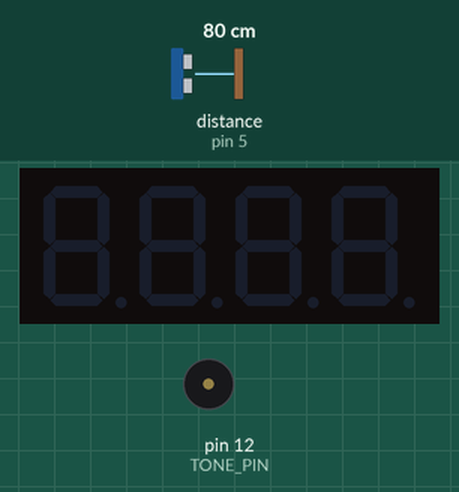
Recording of a sketch running on a simulated Arduino Uno, built with avr-gcc and run on an emulated ATmega328P. Parts: 4-digit seven-segment display, buzzer (waves = sounding). Wiring (inferred from the names in the program): ultrasonic range finder: trigger pin 6; echo pin 5. The inputs (shaded band) are chosen by the test bench; at power-on: distance to the obstacle (sensor on pin 5) 80 cm. The echo pulse lasts 58.3 µs per cm; what the sketch prints to the serial monitor is not drawn.

Above: at 1.9 s.
2.0 s: distance to the obstacle (sensor on pin 5) set to 12 cm
3.5 s: distance to the obstacle (sensor on pin 5) set to 9 cm
At 4.38 s:
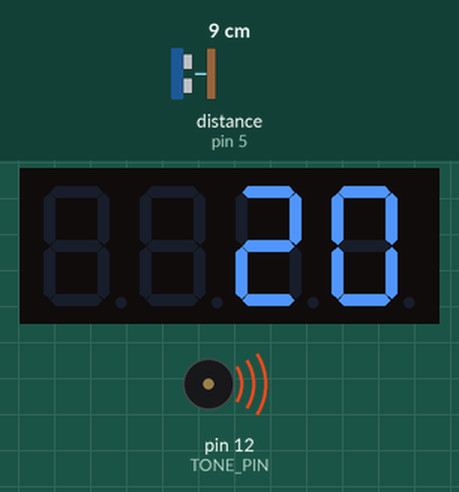
At 24.73 s:
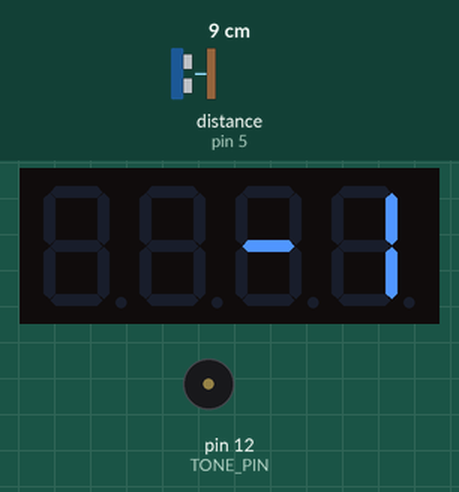
Timing chart, 0 to 47.4 s (numbered marks = the images above; inputs shaded):
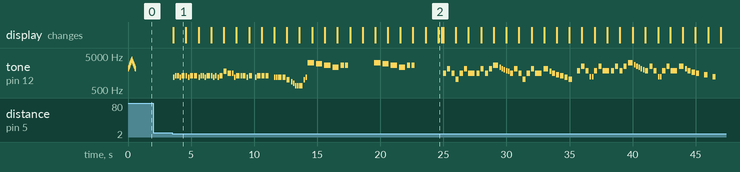

Measured:
- the behaviour switches between 11 and 10 cm on distance to the obstacle (sensor on pin 5) (found by bisection; images 0 and 1)
- after the input at 2.0 s, every drawn part: stays the same
- after the input at 3.5 s, tone on pin 12 (TONE_PIN): plays 1175 Hz for 0.13 s, 1319 Hz for 0.13 s, 1319 Hz for 0.13 s, 1175 Hz for 0.13 s, 1319 Hz for 0.25 s, 1319 Hz for 0.13 s … (120 notes in this stretch), starting after 0.09 s; the display: changes after 0.09 s (image 1)
- what the display in image 1 shows lasts 1.0 s, from 3.6 s to 4.6 s

The sketch:

ProtoStax_Touchless_Musical_Handwash_Timer.ino
```cpp
// (licence header left out)
#include <Wire.h>
#include "pitches.h"
#include "noteDurations.h"
#include "Adafruit_LEDBackpack.h"
#include "Adafruit_GFX.h"

Adafruit_7segment matrix = Adafruit_7segment();

const int trigPin = 6;
const int echoPin = 5;

float duration, distance;
unsigned long currentTime;
int countDown;


// pitches.h defines all the frequencies for the different notes in different octaves
// Here we pick a default octave for a note without octave specified, so it is easy to change it in one place
// For example, if you want to go down an octave, change NOTE_C7 to NOTE_C6 and so on

#define NOTE_C  NOTE_C7
#define NOTE_CS NOTE_CS7
#define NOTE_D  NOTE_D7
#define NOTE_DS NOTE_DS7
#define NOTE_E  NOTE_E7
#define NOTE_F  NOTE_F7
#define NOTE_FS NOTE_FS7
#define NOTE_G  NOTE_G7
#define NOTE_GS NOTE_GS7
#define NOTE_A  NOTE_A7
#define NOTE_AS NOTE_AS7
#define NOTE_B  NOTE_B7


// The Piezo uses pin 12 in our example. Change as needed. Remember that you cannot use pins 3 and 11
// when using the tone library
#define TONE_PIN 12

// All of our tunes have the same characteristics
// A Note in a melody has a frequency and a duration (1 = whole note, 2 = half note, etc)
// A melody consists of an array of such Notes (the melody)
// playTunes takes a pointer to the melody array of Notes, as well as a speedup factor.
// The speedup factor is to facilitate playing at a higher speed (1 plays at intended speed,
// 2 at twice the speed and so on) without having to modify the noteDurations array

typedef struct Note {
  int frequency;
  float duration;
} Note;

typedef struct Melody {
  Note *notes;
  int numNotes;
  int wholeNoteDurationMs;
} Melody;

// This melody is playing all the notes of the octave from C up to B and back down to C

Note melodyStart[] = {
  {NOTE_C, NOTE_WHOLE}, {NOTE_CS, NOTE_WHOLE}, {NOTE_D, NOTE_WHOLE}, {NOTE_DS, NOTE_WHOLE}, {NOTE_E, NOTE_WHOLE}, {NOTE_F, NOTE_WHOLE}, {NOTE_FS, NOTE_WHOLE}, {NOTE_G, NOTE_WHOLE}, {NOTE_GS, NOTE_WHOLE}, {NOTE_A, NOTE_WHOLE}, {NOTE_AS, NOTE_WHOLE}, {NOTE_B, NOTE_WHOLE},
  {NOTE_AS, NOTE_WHOLE}, {NOTE_A, NOTE_WHOLE}, {NOTE_GS, NOTE_WHOLE}, {NOTE_G, NOTE_WHOLE}, {NOTE_FS, NOTE_WHOLE}, {NOTE_F, NOTE_WHOLE}, {NOTE_E, NOTE_WHOLE}, {NOTE_DS, NOTE_WHOLE}, {NOTE_D, NOTE_WHOLE}, {NOTE_CS, NOTE_WHOLE}, {NOTE_C, NOTE_WHOLE}
};


// Happy Birthday

Note melody[] = {
  {NOTE_G6, DOTTED(NOTE_EIGHTH)}, {NOTE_G6, NOTE_SIXTEENTH}, {NOTE_A6, NOTE_QUARTER}, {NOTE_G6, NOTE_QUARTER}, {NOTE_C7, NOTE_QUARTER}, {NOTE_B6, NOTE_HALF},
  {NOTE_G6, DOTTED(NOTE_EIGHTH)}, {NOTE_G6, NOTE_SIXTEENTH}, {NOTE_A6, NOTE_QUARTER}, {NOTE_G6, NOTE_QUARTER}, {NOTE_D7, NOTE_QUARTER}, {NOTE_C7, NOTE_HALF},
  {NOTE_G6, DOTTED(NOTE_EIGHTH)}, {NOTE_G6, NOTE_SIXTEENTH}, {NOTE_E7, NOTE_QUARTER}, {NOTE_D7, NOTE_QUARTER}, {NOTE_C7, NOTE_QUARTER}, {NOTE_B6, NOTE_QUARTER}, {NOTE_A6, NOTE_HALF},
  {NOTE_F7, DOTTED(NOTE_EIGHTH)}, {NOTE_F7, NOTE_SIXTEENTH}, {NOTE_E7, NOTE_QUARTER}, {NOTE_C7, NOTE_QUARTER}, {NOTE_D7, NOTE_QUARTER}, {NOTE_C7, NOTE_HALF},
};

// Do a deer - Sound of Music

Note melody2[] = {
  {NOTE_C6, DOTTED(NOTE_QUARTER)}, {NOTE_D6, NOTE_EIGHTH}, {NOTE_E6, DOTTED(NOTE_QUARTER)}, {NOTE_C6, NOTE_EIGHTH}, {NOTE_E6, NOTE_QUARTER}, {NOTE_C6, NOTE_QUARTER}, {NOTE_E6, NOTE_HALF},
  {NOTE_D6, DOTTED(NOTE_QUARTER)}, {NOTE_E6, NOTE_EIGHTH}, {NOTE_F6, NOTE_EIGHTH}, {NOTE_F6, NOTE_EIGHTH}, {NOTE_E6, NOTE_EIGHTH}, {NOTE_D6, NOTE_EIGHTH}, {NOTE_F6, NOTE_WHOLE},
  {NOTE_E6, DOTTED(NOTE_QUARTER)}, {NOTE_F6, NOTE_EIGHTH}, {NOTE_G6, DOTTED(NOTE_QUARTER)}, {NOTE_E6, NOTE_EIGHTH}, {NOTE_G6, NOTE_QUARTER}, {NOTE_E6, NOTE_QUARTER}, {NOTE_G6, NOTE_HALF},
  {NOTE_F6, DOTTED(NOTE_QUARTER)}, {NOTE_G6, NOTE_EIGHTH}, {NOTE_A6, NOTE_EIGHTH}, {NOTE_A6, NOTE_EIGHTH}, {NOTE_G6, NOTE_EIGHTH}, {NOTE_F6, NOTE_EIGHTH}, {NOTE_A6, NOTE_WHOLE},
  {NOTE_G6, DOTTED(NOTE_QUARTER)}, {NOTE_C6, NOTE_EIGHTH}, {NOTE_D6, NOTE_EIGHTH}, {NOTE_E6, NOTE_EIGHTH}, {NOTE_F6, NOTE_EIGHTH}, {NOTE_G6, NOTE_EIGHTH}, {NOTE_A6, NOTE_WHOLE},
  {NOTE_A6, DOTTED(NOTE_QUARTER)}, {NOTE_D6, NOTE_EIGHTH}, {NOTE_E6, NOTE_EIGHTH}, {NOTE_F6, NOTE_EIGHTH}, {NOTE_G6, NOTE_EIGHTH}, {NOTE_A6, NOTE_EIGHTH}, {NOTE_B6, NOTE_WHOLE},
  {NOTE_B6, DOTTED(NOTE_QUARTER)}, {NOTE_E6, NOTE_EIGHTH}, {NOTE_F6, NOTE_EIGHTH}, {NOTE_G6, NOTE_EIGHTH}, {NOTE_A6, NOTE_EIGHTH}, {NOTE_B6, NOTE_EIGHTH}, {NOTE_C7, NOTE_WHOLE},
  {NOTE_C7, NOTE_EIGHTH}, {NOTE_B6, NOTE_EIGHTH}, {NOTE_A6, NOTE_QUARTER}, {NOTE_F6, NOTE_QUARTER}, {NOTE_B6, NOTE_QUARTER}, {NOTE_G6, NOTE_QUARTER},
  {NOTE_C7, NOTE_QUARTER}, {NOTE_G6, NOTE_QUARTER}, {NOTE_E6, NOTE_QUARTER}, {NOTE_C6, NOTE_QUARTER},
  {NOTE_C6, NOTE_EIGHTH}, {NOTE_D6, NOTE_EIGHTH}, {NOTE_E6, NOTE_EIGHTH}, {NOTE_F6, NOTE_EIGHTH}, {NOTE_G6, NOTE_EIGHTH}, {NOTE_A6, NOTE_EIGHTH}, {NOTE_B6, NOTE_QUARTER},
  {NOTE_C7, NOTE_QUARTER}, {NOTE_G6, NOTE_QUARTER}, {NOTE_C7, NOTE_QUARTER},


};

// We Will Rock You! Queen

Note melody3[] = {
  {NOTE_D6, NOTE_EIGHTH}, {NOTE_E6, NOTE_EIGHTH}, {NOTE_E6, NOTE_EIGHTH}, {NOTE_D6, NOTE_EIGHTH}, {NOTE_E6, NOTE_QUARTER}, {NOTE_E6, NOTE_EIGHTH}, {NOTE_D6, NOTE_EIGHTH},
  {NOTE_E6, NOTE_QUARTER}, {NOTE_E6, NOTE_QUARTER}, {NOTE_D6, NOTE_EIGHTH}, {NOTE_E6, NOTE_EIGHTH}, {NOTE_E6, NOTE_EIGHTH}, {NOTE_D6, NOTE_EIGHTH},
  {NOTE_E6, NOTE_QUARTER}, {NOTE_E6, NOTE_EIGHTH}, {NOTE_D6, NOTE_EIGHTH}, {NOTE_E6, NOTE_EIGHTH}, {NOTE_D6, NOTE_EIGHTH}, {NOTE_E6, NOTE_QUARTER},
  {NOTE_A6, NOTE_QUARTER}, {NOTE_G6, NOTE_QUARTER},  {NOTE_G6, NOTE_EIGHTH}, {NOTE_D6, NOTE_EIGHTH}, {NOTE_E6, NOTE_QUARTER},

  {NOTE_E6, NOTE_EIGHTH}, {NOTE_E6, NOTE_QUARTER}, {NOTE_D6, NOTE_EIGHTH}, {NOTE_E6, NOTE_QUARTER}, {REST, NOTE_EIGHTH}, {NOTE_D6, NOTE_EIGHTH},
  {NOTE_E6, NOTE_QUARTER}, {NOTE_E6, NOTE_QUARTER}, {NOTE_E6, NOTE_QUARTER}, {REST, NOTE_QUARTER},
  {NOTE_D6, NOTE_EIGHTH}, {NOTE_D6, NOTE_EIGHTH}, {NOTE_D6, NOTE_QUARTER}, {NOTE_D6, NOTE_QUARTER}, {NOTE_B5, NOTE_QUARTER},

  {NOTE_A5, NOTE_EIGHTH}, {NOTE_G5, NOTE_EIGHTH}, {NOTE_E5, NOTE_EIGHTH}, {NOTE_E5, NOTE_EIGHTH}, {NOTE_E5, NOTE_QUARTER}, {NOTE_B5, NOTE_EIGHTH}, {NOTE_D6, NOTE_EIGHTH},

  {NOTE_G7, NOTE_HALF}, {NOTE_FS7, NOTE_HALF}, {NOTE_E7, NOTE_HALF}, {NOTE_D7, NOTE_HALF}, {NOTE_E7, NOTE_QUARTER}, {NOTE_E7, NOTE_QUARTER}, {REST, NOTE_HALF}, {REST, NOTE_WHOLE},
  {NOTE_G7, NOTE_HALF}, {NOTE_FS7, NOTE_HALF}, {NOTE_E7, NOTE_HALF}, {NOTE_D7, NOTE_HALF}, {NOTE_E7, NOTE_QUARTER}, {NOTE_E7, NOTE_QUARTER}, {REST, NOTE_HALF}, {REST, NOTE_WHOLE},

};

// Jeopardy!

Note melody4[] = {
  {NOTE_G6, NOTE_QUARTER}, {NOTE_C7, NOTE_QUARTER}, {NOTE_G6, NOTE_QUARTER}, {NOTE_C6, NOTE_QUARTER},
  {NOTE_G6, NOTE_QUARTER}, {NOTE_C7, NOTE_QUARTER}, {NOTE_G6, NOTE_HALF},
  {NOTE_G6, NOTE_QUARTER}, {NOTE_C7, NOTE_QUARTER}, {NOTE_G6, NOTE_QUARTER}, {NOTE_C7, NOTE_QUARTER},
  {NOTE_E7, DOTTED(NOTE_QUARTER)}, {NOTE_D7, NOTE_EIGHTH}, {NOTE_C7, NOTE_EIGHTH}, {NOTE_B6, NOTE_EIGHTH}, {NOTE_AS6, NOTE_EIGHTH}, {NOTE_A6, NOTE_EIGHTH},

  {NOTE_G6, NOTE_QUARTER}, {NOTE_C7, NOTE_QUARTER}, {NOTE_G6, NOTE_QUARTER}, {NOTE_C6, NOTE_QUARTER},
  {NOTE_G6, NOTE_QUARTER}, {NOTE_C7, NOTE_QUARTER}, {NOTE_G6, NOTE_HALF},
  {NOTE_C7, DOTTED(NOTE_QUARTER)}, {NOTE_A6, NOTE_EIGHTH}, {NOTE_G6, NOTE_QUARTER}, {NOTE_F6, NOTE_QUARTER},
  {NOTE_E6, NOTE_QUARTER}, {NOTE_D6, NOTE_QUARTER}, {NOTE_C6, NOTE_QUARTER}, {REST, NOTE_QUARTER},


  {NOTE_AS6, NOTE_QUARTER}, {NOTE_DS7, NOTE_QUARTER}, {NOTE_AS6, NOTE_QUARTER}, {NOTE_DS6, NOTE_EIGHTH}, {NOTE_DS6, NOTE_EIGHTH},
  {NOTE_AS6, NOTE_QUARTER}, {NOTE_DS7, NOTE_QUARTER}, {NOTE_AS6, NOTE_HALF},
  {NOTE_AS6, NOTE_QUARTER}, {NOTE_DS7, NOTE_QUARTER}, {NOTE_AS6, NOTE_QUARTER}, {NOTE_DS7, NOTE_QUARTER},
  {NOTE_G7, DOTTED(NOTE_QUARTER)}, {NOTE_F7, NOTE_EIGHTH}, {NOTE_DS7, NOTE_EIGHTH}, {NOTE_D7, NOTE_EIGHTH}, {NOTE_C7, NOTE_EIGHTH}, {NOTE_B6, NOTE_EIGHTH},

  {NOTE_AS6, NOTE_QUARTER}, {NOTE_DS7, NOTE_QUARTER}, {NOTE_AS6, NOTE_QUARTER}, {NOTE_DS6, NOTE_EIGHTH}, {NOTE_DS6, NOTE_EIGHTH},
  {NOTE_AS6, NOTE_QUARTER}, {NOTE_DS7, NOTE_QUARTER}, {NOTE_AS6, NOTE_HALF},
  {NOTE_DS7, DOTTED(NOTE_QUARTER)}, {NOTE_C7, NOTE_EIGHTH}, {NOTE_AS6, NOTE_QUARTER}, {NOTE_GS6, NOTE_QUARTER},
  {NOTE_G6, NOTE_QUARTER}, {REST, NOTE_QUARTER}, {NOTE_F6, NOTE_QUARTER}, {REST, NOTE_QUARTER},
  {NOTE_DS6, NOTE_QUARTER}, {REST, NOTE_QUARTER}, {REST, NOTE_HALF},
};


#define MELODY_LENGTH(m) (sizeof(m)/sizeof(m[0]))

Melody melodies[] = {
  {melody, MELODY_LENGTH(melody), 1250}, {melody3, MELODY_LENGTH(melody3), 1000}, {melody4, MELODY_LENGTH(melody4), 1000}
};

#define NUM_MELODIES(m) ((sizeof(m)/sizeof(m[0])))

// TODO: Taking it further!
// These 4 melodies pretty much max out the Arduino Uno's memory, and don't leave enough SRAM for the I2C calls to the 7-segment display.
// The array of Melodys above has only 3 out of the 4 defined to leave enough RAM.
//
// There is plenty of FLASH/PROGMEM in comparison. To take this project further
// You can move the above Note and Melody struct arrays defined to PROGMEM to free up more space
// This is an advanced project, and you will have to understand how to store and retrieve structs from PROGMEM
// However, it will be well worth your time to get an understanding of the concepts!
//
// To give you an appreciation for the differences, this program (with 3 melodies) takes up 31% of program storage and 76% of dynamic memory on an Uno.
// With the above variables defined in PROGMEM, it occupies 32% of program space and only 22% of dynamic memory! That means you can
// easily add plenty of songs to this Touchless Jingle-playing Hand Wash Timer once you move things to PROGMEM! :-)
// I've not included the PROGMEM stuff here as the code will be more complex to understand, and plus to give you a challenge! :-)

void setup() {
  Serial.begin(9600);

  while (!Serial) { // needed to keep leonardo/micro from starting too fast!
    delay(10);
  }
  randomSeed(analogRead(0));


  Serial.println(F("ProtoStax Touchless Handwash Timer Demo"));
  pinMode(trigPin, OUTPUT);
  pinMode(echoPin, INPUT);

  matrix.begin(0x70);

  playTune(melodyStart, 23, 48);
}


void loop() {
  static int melodyNum = 0;
  static int num = 0;
  static int startMusic = 0;

  digitalWrite(trigPin, LOW);
  delayMicroseconds(2);
  digitalWrite(trigPin, HIGH);
  delayMicroseconds(10);
  digitalWrite(trigPin, LOW);

  duration = pulseIn(echoPin, HIGH);
  distance = (duration*.0343)/2;

  if (distance < 10 && !startMusic) {
    startMusic = 1;
    // initializeTimer1();
    countDown = 20;
    currentTime = millis();
    melodyNum = (melodyNum+1) % (NUM_MELODIES(melodies));
  }
  if (startMusic) {
    // Pick the melody to play
    Melody mel = melodies[melodyNum];
    Note *m = mel.notes;
    int mSize = mel.numNotes;
    // speedUp is an easy way to speed up the playing of the notes. The best way would be to
    // set the wholeNoteDurationMs appropriately.
    int speedUp = 1;

    noTone(TONE_PIN); // Start with a clean slate
    for (int thisNote = 0; thisNote < mSize; thisNote++) {

      // to calculate the note duration, take the duration of the whole note and multiply by the note type.
      //e.g. quarter note = wholeNoteDurationMs * 0.25, eighth note = wholeNoteDurationMs * 1/8 (0.125), etc.
      // reduce the duration by the speedup factor to increase the speed of playing
      // by an appropriate amount
      int noteDuration = mel.wholeNoteDurationMs * m[thisNote].duration / speedUp;
      unsigned long noteTime = millis();
      tone(TONE_PIN, m[thisNote].frequency, noteDuration);

      // to distinguish the notes, set a minimum time between them.
      // the note's duration + 30% seems to work well:
      int pauseBetweenNotes = noteDuration * 1.30;

      unsigned long nowTime = millis();
      countDown = 20 - (int)((nowTime - currentTime)/1000);

      // Look Ma No delay()!
      // Don't use delay(), as we still want to update the countDown timer
      // and update the display
      while(millis() - noteTime <= pauseBetweenNotes) {
        countDown = 20 - (int)((millis() - currentTime)/1000);
        matrix.print(countDown);
        matrix.writeDisplay();
        delay(10);
      }
      noTone(TONE_PIN);
      matrix.print(countDown);
      matrix.writeDisplay();

    }
    delay(100);
    if (countDown <= 0) {
      startMusic = 0;
      matrix.clear();
      matrix.writeDisplay();
    }
  }

  delay(100);

}

// This function is used to play a given melody
// Arguments are:
// array of Notes for the melody
// size of array
// speedup factor - higher number plays the melody faster
// This uses delay() and is shown for reference
// It is also used in setup() to play a quick initialization music
// This assumes that the whole note is of duration 1000 milliseconds

void playTune(Note *m, int mSize, int speedUp) {
  noTone(TONE_PIN); // Start with a clean slate
  for (int thisNote = 0; thisNote < mSize; thisNote++) {

    // to calculate the note duration, take one second multiplies by the note type.
    //e.g. quarter note = 1000.0 * 0.25, eighth note = 1000 * 1/8 (0.125), etc.
    // reduce the duration by the speedup factor to increase the speed of playing
    // by an appropriate amount
    int noteDuration = 1000.0 * m[thisNote].duration / speedUp;
    tone(TONE_PIN, m[thisNote].frequency, noteDuration);

    // to distinguish the notes, set a minimum time between them.
    // the note's duration + 30% seems to work well:
    int pauseBetweenNotes = noteDuration * 1.30;
    delay(pauseBetweenNotes);
    // stop the tone playing:
    noTone(TONE_PIN);
  }
  delay(100);

}
```

noteDurations.h
```cpp
/*************************************************
 * Public Constants
 *************************************************/

#define NOTE_WHOLE 1
#define NOTE_HALF 0.5f
#define NOTE_QUARTER 0.25f
#define NOTE_EIGHTH 0.125f
#define NOTE_SIXTEENTH 0.0625f

#define DOTTED(X) (X * 1.5f)
```

pitches.h
```cpp
/*************************************************
 * Public Constants
 *************************************************/

#define REST     0
#define NOTE_B0  31
#define NOTE_C1  33
#define NOTE_CS1 35
#define NOTE_D1  37
#define NOTE_DS1 39
#define NOTE_E1  41
#define NOTE_F1  44
#define NOTE_FS1 46
#define NOTE_G1  49
#define NOTE_GS1 52
#define NOTE_A1  55
#define NOTE_AS1 58
#define NOTE_B1  62
#define NOTE_C2  65
#define NOTE_CS2 69
#define NOTE_D2  73
#define NOTE_DS2 78
#define NOTE_E2  82
#define NOTE_F2  87
#define NOTE_FS2 93
#define NOTE_G2  98
#define NOTE_GS2 104
#define NOTE_A2  110
#define NOTE_AS2 117
#define NOTE_B2  123
#define NOTE_C3  131
#define NOTE_CS3 139
#define NOTE_D3  147
#define NOTE_DS3 156
#define NOTE_E3  165
#define NOTE_F3  175
#define NOTE_FS3 185
#define NOTE_G3  196
#define NOTE_GS3 208
#define NOTE_A3  220
#define NOTE_AS3 233
#define NOTE_B3  247
#define NOTE_C4  262
#define NOTE_CS4 277
#define NOTE_D4  294
#define NOTE_DS4 311
#define NOTE_E4  330
#define NOTE_F4  349
#define NOTE_FS4 370
#define NOTE_G4  392
#define NOTE_GS4 415
#define NOTE_A4  440
#define NOTE_AS4 466
#define NOTE_B4  494
#define NOTE_C5  523
#define NOTE_CS5 554
#define NOTE_D5  587
#define NOTE_DS5 622
#define NOTE_E5  659
#define NOTE_F5  698
#define NOTE_FS5 740
#define NOTE_G5  784
#define NOTE_GS5 831
#define NOTE_A5  880
#define NOTE_AS5 932
#define NOTE_B5  988
#define NOTE_C6  1047
#define NOTE_CS6 1109
#define NOTE_D6  1175
#define NOTE_DS6 1245
#define NOTE_E6  1319
#define NOTE_F6  1397
#define NOTE_FS6 1480
#define NOTE_G6  1568
#define NOTE_GS6 1661
#define NOTE_A6  1760
#define NOTE_AS6 1865
#define NOTE_B6  1976
#define NOTE_C7  2093
#define NOTE_CS7 2217
#define NOTE_D7  2349
#define NOTE_DS7 2489
#define NOTE_E7  2637
#define NOTE_F7  2794
#define NOTE_FS7 2960
#define NOTE_G7  3136
#define NOTE_GS7 3322
#define NOTE_A7  3520
#define NOTE_AS7 3729
#define NOTE_B7  3951
#define NOTE_C8  4186
#define NOTE_CS8 4435
#define NOTE_D8  4699
#define NOTE_DS8 4978
```
